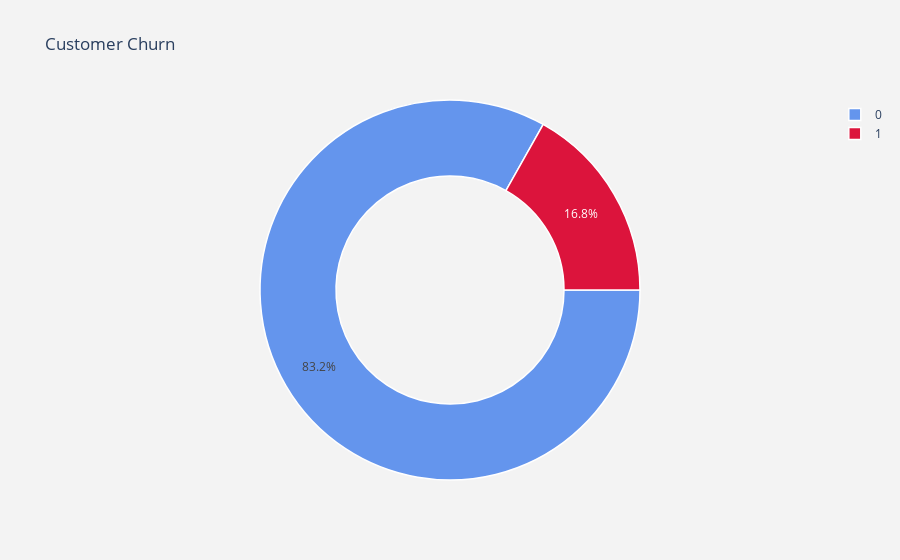

Notebook source saved alongside this figure:
### Code cell
# Visualize Total Customer Churn
plot_churn_labels = df["Churn"].value_counts().keys().tolist()
plot_churn_values = df["Churn"].value_counts().values.tolist()

plot_data_churn = [go.Pie(labels = plot_churn_labels,
                          values = plot_churn_values,
                          marker = dict(colors = ['cornflowerblue', 'crimson'],
                                        line = dict(color = "white",
                                                    width = 1.5)),
                          rotation = 90,
                          hoverinfo = "label+value+text",
                          hole = 0.6)
                   ]
plot_layout = go.Layout(dict(title = "Customer Churn",
                             plot_bgcolor = "rgb(243,243,243)",
                             paper_bgcolor = "rgb(243,243,243)"))

fig = go.Figure(data = plot_data_churn, layout = plot_layout)
po.iplot(fig)

### Figure 1 — Plotly figure (JSON) as saved in the notebook; plotly's stock layout.template omitted (floating-point values rounded to 4 significant figures)
{"data": [{"hole": 0.6, "hoverinfo": "label+value+text", "labels": [0, 1], "marker": {"colors": ["cornflowerblue", "crimson"], "line": {"color": "white", "width": 1.5}}, "rotation": 90, "type": "pie", "values": [4682, 948]}], "layout": {"paper_bgcolor": "rgb(243,243,243)", "plot_bgcolor": "rgb(243,243,243)", "title": {"text": "Customer Churn"}}}
